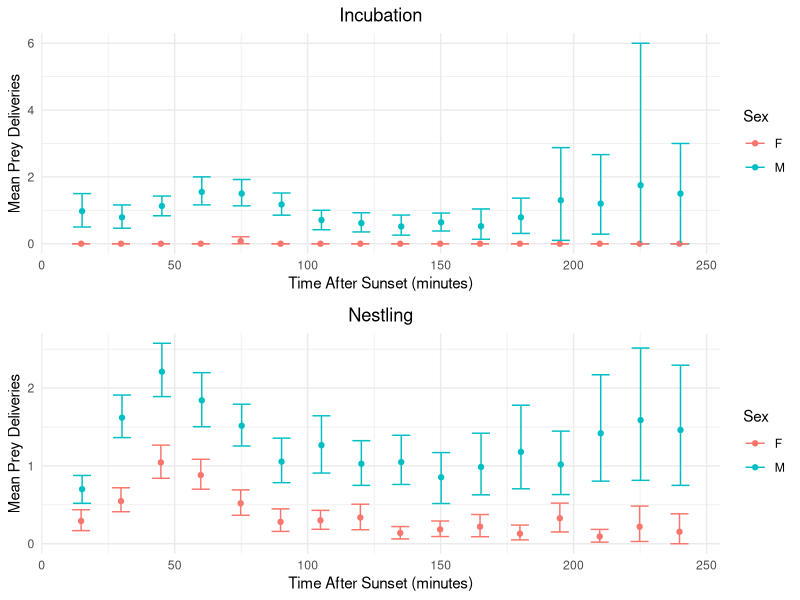
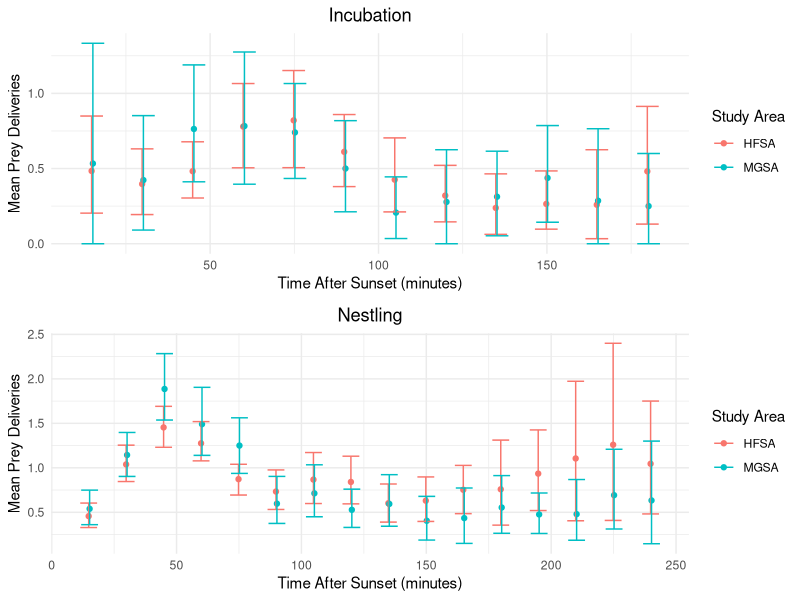

R code for these plots, in order:
## ---- chunk 1
# LaTex
#install.packages("tinytex")

# Data manipulation and visualization
install.packages("tidyverse", repos='http://cran.us.r-project.org')
install.packages("gridExtra", repos='http://cran.us.r-project.org')

## ---- chunk 2
# LaTex
#library(tinytex)
#tinytex::install_tinytex()

# Data manipulation and visualization
library(tidyverse)
library(gridExtra)

## ---- chunk 3

#' getCI
#' 
#' @param vec a vector
#' @param n_samp number of times to sample data
#'
#' @return upper and lower bootstrap confidence intervals
#' 
#'
#' @examples
#'    getCI(1:20, 2000)
#' @export

getCI <- function(vec, n_samp=1000) {
  smp <- replicate(n_samp, mean(sample(vec, replace = TRUE), na.rm = TRUE))
  CIs <-quantile(smp, c(0.025, 0.975), na.rm = T)
  return(CIs)
}

## ---- chunk 4


pdOriginal <- read.csv("../data/pd_main.csv")


#rename the first column, which imported with a special character
names(pdOriginal)[1] <- "nest"


## ---- chunk 5

pdMF <- pdOriginal %>%
  separate(col = nest, into = c("study_site", "territory"), sep = 1, remove = TRUE) %>%
  filter(sex == "M" | sex == "F")

## ---- chunk 6

pd_str <- str(pdMF)

unique(pdMF$t180) #at least one cell has an asterisk after the value
unique(pdMF$t225) #same here
unique(pdMF$nest_age) #"pred" and "" can be converted to NA

## ---- chunk 7
#remove asterisks
pdClean <- pdMF %>%
  mutate(t180 = gsub("\\*", "", t180)) %>%
  mutate(t225 = gsub("\\*", "", t225))


#change these columns to numeric
pdClean$t180 <- as.integer(pdClean$t180)
pdClean$t225 <- as.integer(pdClean$t225)
pdClean$nest_age <- as.integer(pdClean$nest_age) 

#warning here is ok--NAs are replacing "pred" and "" values

## ---- chunk 8

# Create independent dfs for M (nestling and incubation stage) and F (nestling and incubation state). 

#select relevant columns, add column for stage, rename study sites, drop NAs
pdStage1 <- pdClean %>%
  dplyr::select(sex, nest_age, t15:t240) %>%
  mutate(
    stage =
      ifelse(nest_age < 22, "incubation", "nestling")) %>%
  drop_na(stage)

#change column names to remove "t" in front of time interval
colnames(pdStage1) <- c("sex", "nest_age", "15", "30", "45", "60", "75", "90", "105", "120", "135", "150", "165", "180", "195", "210", "225", "240", "stage")

#create independent dfs for each study site and stage
pdM_inc <- pdStage1 %>%
  filter(sex =="M", stage == "incubation") %>%
  dplyr::select('15':'240')

pdM_nest <- pdStage1 %>% 
  filter(sex =="M", stage == "nestling") %>%
  dplyr::select('15':'240')

pdF_inc <- pdStage1 %>%
  filter(sex =="F", stage == "incubation") %>%
  dplyr::select('15':'240')
         
pdF_nest <- pdStage1 %>%
  filter(sex =="F", stage == "nestling") %>%
  dplyr::select('15':'240')

## ---- chunk 9

meanM_inc <- data.frame(
  time = as.numeric(colnames(pdM_inc)),
  M_incubation = colMeans(pdM_inc, na.rm = TRUE))

meanM_nest <- data.frame(
  time = as.numeric(colnames(pdM_nest)),
  M_nestling = colMeans(pdM_nest, na.rm = TRUE))

meanF_inc <- data.frame(
  time = as.numeric(colnames(pdF_inc)),
  F_incubation = colMeans(pdF_inc, na.rm = TRUE))

meanF_nest <- data.frame(
  time = as.numeric(colnames(pdF_nest)),
  F_nestling = colMeans(pdF_nest, na.rm = TRUE))

## ---- chunk 10
meanMF <- data.frame(
  time = as.numeric(colnames(pdM_inc)),
  M_incubation = colMeans(pdM_inc, na.rm = TRUE),
  M_nestling = colMeans(pdM_nest, na.rm = TRUE),
  F_incubation = colMeans(pdF_inc, na.rm = TRUE),
  F_nestling = colMeans(pdF_nest, na.rm = TRUE)
)

## ---- chunk 11

#now apply it across the columns of PD data
ciM_inc <- apply(pdM_inc, 2, FUN = getCI)
ciM_nest <- apply(pdM_nest, 2, FUN = getCI)
ciF_inc <- apply(pdF_inc, 2, FUN = getCI)
ciF_nest <- apply(pdF_nest, 2, FUN = getCI)
## ---- chunk 12

ciInc_sex <- data.frame(
    sex = c(rep("M", nrow(meanM_inc)), rep("F", nrow(meanF_inc))),
    mean = c(colMeans(pdM_inc, na.rm = TRUE), colMeans(pdF_inc, na.rm = TRUE)),
    ci_l = c(ciM_inc[1,], ciF_inc[1,]),
    ci_h = c(ciM_inc[2,], ciF_inc[2,]),
    time = c(as.numeric(rownames(meanM_inc)), as.numeric(rownames(meanF_inc))),
    stage = "Incubation")


ciNest_sex <- data.frame(
    sex = c(rep("M", nrow(meanM_nest)), rep("F", nrow(meanF_nest))),
    mean = c(colMeans(pdM_nest, na.rm = TRUE), colMeans(pdF_nest, na.rm = TRUE)),
    ci_l = c(ciM_nest[1,], ciF_nest[1,]),
    ci_h = c(ciM_nest[2,], ciF_nest[2,]),
    time = c(as.numeric(rownames(meanM_nest)), as.numeric(rownames(meanF_nest))),
    stage = "Nestling")
    
ciAll_sex <- rbind(ciInc_sex, ciNest_sex)

## ---- chunk 13

plotInc_sex <- ggplot(data = ciInc_sex) +
  geom_point(aes(x = time, y = mean, color = sex, group = sex),
             position = position_dodge(width=0.75)) +
  geom_errorbar(aes(x=time, ymax = ci_h, ymin=ci_l, color = sex, 
                    group = sex),
                position = position_dodge(width=0.75)) +
  labs(x = "Time After Sunset (minutes)", y = "Mean Prey Deliveries", 
       title = "Incubation", color = "Sex") +
  theme_minimal() +
  theme(plot.title = element_text(hjust = 0.5))

## ---- chunk 14

plotNest_sex <- ggplot(data = ciNest_sex) +
  geom_point(aes(x = time, y = mean, color = sex, group = sex),
             position = position_dodge(width=0.75)) +
  geom_errorbar(aes(x=time, ymax = ci_h, ymin=ci_l, color = sex, 
                    group = sex),
                position = position_dodge(width=0.75)) +
  labs(x = "Time After Sunset (minutes)", y = "Mean Prey Deliveries", 
       title = "Nestling", color = "Sex") +
  theme_minimal() +
  theme(plot.title = element_text(hjust = 0.5))

## ---- chunk 15

pdf("../analysis/figures/figure1")    # creates new pd file
grid.arrange(plotInc_sex, plotNest_sex)   # makes the actual plot
dev.off()     # closes the PDF file


## ---- chunk 16

t.test(meanF_inc$F_incubation, meanM_inc$M_incubation)

## ---- chunk 17

t.test(meanF_nest$F_nestling, meanM_nest$M_nestling)

## ---- chunk 18

pdHM <- pdClean %>%
  filter(study_site == "B" | study_site == "C", sex == "M")

## ---- chunk 19

#create independet dfs for HFSA (nestling and incubation stage) and MGSA (nestling and incubation state). 

#select relevant columns, add column for stage, rename study sites, drop NAs
pdStage <- pdClean %>%
  dplyr::select(study_site, nest_age, t15:t240) %>%
  mutate(
    stage =
      ifelse(nest_age < 22, "incubation", "nestling"),
    study_site =
      ifelse(study_site == "B", "MGSA", "HFSA")) %>%
  drop_na(stage)

#change column names to remove "t" in front of time interval
colnames(pdStage) <- c("study_site", "nest_age", "15", "30", "45", "60", "75", "90", "105", "120", "135", "150", "165", "180", "195", "210", "225", "240", "stage")

#create independent dfs for each study site and stage
pdHFSA_inc <- pdStage %>%
  filter(study_site =="HFSA", stage == "incubation") %>%
  dplyr::select('15':'240')

pdHFSA_nest <- pdStage %>% 
  filter(study_site =="HFSA", stage == "nestling") %>%
  dplyr::select('15':'240')

pdMGSA_inc <- pdStage %>%
  filter(study_site =="MGSA", stage == "incubation") %>%
  dplyr::select('15':'240')
         
pdMGSA_nest <- pdStage %>%
  filter(study_site =="MGSA", stage == "nestling") %>%
  dplyr::select('15':'240')


## ---- chunk 20

meanHFSA_inc <- data.frame(
  time = as.numeric(colnames(pdHFSA_inc)),
  HFSA_incubation = colMeans(pdHFSA_inc, na.rm = TRUE))

meanHFSA_nest <- data.frame(
  time = as.numeric(colnames(pdHFSA_nest)),
  HFSA_nestling = colMeans(pdHFSA_nest, na.rm = TRUE))

meanMGSA_inc <- data.frame(
  time = as.numeric(colnames(pdMGSA_inc)),
  MGSA_incubation = colMeans(pdMGSA_inc, na.rm = TRUE))

meanMGSA_nest <- data.frame(
  time = as.numeric(colnames(pdMGSA_nest)),
  MGSA_nestling = colMeans(pdMGSA_nest, na.rm = TRUE))

## ---- chunk 21
meanAll <- data.frame(
  time = as.numeric(colnames(pdHFSA_inc)),
  HFSA_incubation = colMeans(pdHFSA_inc, na.rm = TRUE),
  HFSA_nestling = colMeans(pdHFSA_nest, na.rm = TRUE),
  MGSA_incubation = colMeans(pdMGSA_inc, na.rm = TRUE),
  MGSA_nestling = colMeans(pdMGSA_nest, na.rm = TRUE)
)

## ---- chunk 22

#now apply it across the columns of PD data
ciHFSA_inc <- apply(pdHFSA_inc, 2, FUN = getCI)
ciHFSA_nest <- apply(pdHFSA_nest, 2, FUN = getCI)
ciMGSA_inc <- apply(pdMGSA_inc, 2, FUN = getCI)
ciMGSA_nest <- apply(pdMGSA_nest, 2, FUN = getCI)
## ---- chunk 23

ciInc <- filter(
  data.frame(
    study_area = c(rep("HFSA", nrow(meanHFSA_inc)), rep("MGSA", nrow(meanMGSA_inc))),
    mean = c(colMeans(pdHFSA_inc, na.rm = TRUE), colMeans(pdMGSA_inc, na.rm = TRUE)),
    ci_l = c(ciHFSA_inc[1,], ciMGSA_inc[1,]),
    ci_h = c(ciHFSA_inc[2,], ciMGSA_inc[2,]),
    time = c(as.numeric(rownames(meanHFSA_inc)), as.numeric(rownames(meanMGSA_inc))),
    stage = "Incubation"),
  time <= 180)


ciNest <- data.frame(
    study_area = c(rep("HFSA", nrow(meanHFSA_nest)), rep("MGSA", nrow(meanMGSA_nest))),
    mean = c(colMeans(pdHFSA_nest, na.rm = TRUE), colMeans(pdMGSA_nest, na.rm = TRUE)),
    ci_l = c(ciHFSA_nest[1,], ciMGSA_nest[1,]),
    ci_h = c(ciHFSA_nest[2,], ciMGSA_nest[2,]),
    time = c(as.numeric(rownames(meanHFSA_nest)), as.numeric(rownames(meanMGSA_nest))),
    stage = "Nestling")
    
ciAll <- rbind(ciInc, ciNest)

## ---- chunk 24

plotInc <- ggplot(data = ciInc) +
  geom_point(aes(x = time, y = mean, color = study_area, group = study_area),
             position = position_dodge(width=0.75)) +
  geom_errorbar(aes(x=time, ymax = ci_h, ymin=ci_l, color = study_area, 
                    group = study_area),
                position = position_dodge(width=0.75)) +
  labs(x = "Time After Sunset (minutes)", y = "Mean Prey Deliveries", 
       title = "Incubation", color = "Study Area") +
  theme_minimal() +
  theme(plot.title = element_text(hjust = 0.5))

## ---- chunk 25

plotNest <- ggplot(data = ciNest) +
  geom_point(aes(x = time, y = mean, color = study_area, group = study_area),
             position = position_dodge(width=0.75)) +
  geom_errorbar(aes(x=time, ymax = ci_h, ymin=ci_l, color = study_area, 
                    group = study_area),
                position = position_dodge(width=0.75)) +
  labs(x = "Time After Sunset (minutes)", y = "Mean Prey Deliveries", 
       title = "Nestling", color = "Study Area") +
  theme_minimal() +
  theme(plot.title = element_text(hjust = 0.5))

## ---- chunk 26

plotAll <- ggplot(data = ciAll) +
  geom_point(aes(x = time, y = mean, color = study_area, group = study_area),
             position = position_dodge(width=0.75)) +
  geom_errorbar(aes(x=time, ymax = ci_h, ymin=ci_l, color = study_area, 
                    group = study_area),
                position = position_dodge(width=0.75)) +
  labs(x = "Time After Sunset (minutes)", y = "Mean Prey Deliveries", 
       title = "Average Prey Deliveries Throughout Night", color = "Study Area") +
  theme_minimal() +
  theme(plot.title = element_text(hjust = 0.5)) +
  facet_grid(~ stage)

## ---- chunk 27

pdf("../analysis/figures/figure2")    # creates new pd file
grid.arrange(plotInc, plotNest) # makes the actual plot
dev.off()     # closes the PDF file

## ---- chunk 28

t.test(meanHFSA_inc$HFSA_incubation, meanMGSA_inc$MGSA_incubation)

## ---- chunk 29

t.test(meanHFSA_nest$HFSA_nestling, meanMGSA_nest$MGSA_nestling)

